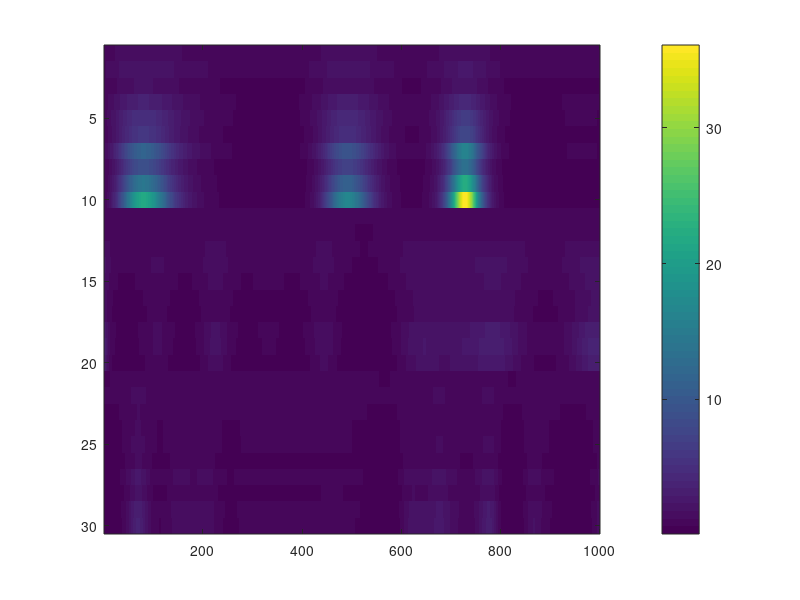

Recreate this plot in MATLAB. (Note: this script raises an error after producing the figure.)
addpath(genpath('C:\Users\gaw19004\Documents\GitHub\state-space-clustering'));
% addpath(genpath('D:\github\state-space-clustering'));


%% simulation
rng(123)
n = 10;
nClus = 3;
N = n*nClus;
p = 2;
T = 1000;

Lab = repelem(1:nClus, n);

d = randn(n*nClus,1)/5;
C_trans = zeros(n*nClus, p*nClus);
for k = 1:length(Lab)
    C_trans(k, ((Lab(k)-1)*p+1):(Lab(k)*p)) = sum(Lab(1:k)==Lab(k))/sum(Lab==Lab(k));
end

X = zeros(p*nClus, T);
x0 = [1.2 1.2 0.5 0.5 1 1]*10*0;
Q0 = eye(nClus*p)*1e-2;
X(:,1) = mvnrnd(x0, Q0)';

b1 = ones(p,1)*0.01;
b2 = ones(p,1)*0;
b3 = ones(p,1)*-0.03;
b = [b1;b2;b3];
b = b*0;

Q1 = 1e-3*eye(p);
Q2 = 1e-3*eye(p);
Q3 = 1e-3*eye(p);
Q = blkdiag(Q1, Q2, Q3);

% Generate X offline (A unspecified)
for i=1:size(Q,1)
    k = ceil(rand()*20)+10;
    X(i,:) = interp1(linspace(0,1,k),randn(k,1),linspace(0,1,T),'spline');
end

% let's generate lambda
logLam = zeros(n*nClus, T);
logLam(:,1) = d + C_trans*X(:,1);

for t=2:T
    logLam(:, t) = d + C_trans*X(:,t);
end

Y = poissrnd(exp(logLam));

figure(1)
imagesc(exp(logLam))
colorbar()

figure(2)
clusterPlot(Y, Lab)

figure(3)
subplot(1,3,1)
plot(X(1:p,:)')
subplot(1,3,2)
plot(X(p+1:2*p,:)')
subplot(1,3,3)
plot(X(2*p+1:3*p,:)')

%%
nClus = 1;
Lab = ones(1,N);
rng(3)
ng = 100;

% pre-allocation
X_fit = zeros(nClus*p, T, ng);
d_fit = zeros(N, nClus, ng);
C_fit = zeros(N, nClus*p, ng);
mudc_fit = zeros(p+1, nClus, ng);
Sigdc_fit = zeros(p+1, p+1, nClus, ng);
x0_fit = zeros(nClus*p, ng);
A_fit = zeros(nClus*p, nClus*p, ng);
b_fit = zeros(nClus*p, ng);
Q_fit = zeros(nClus*p, nClus*p, ng);


% priors
% place-holder...
Q0 = eye(nClus*p)*1e-2;

mux00 = zeros(nClus*p, 1);
Sigx00 = eye(nClus*p);

deltadc0 = zeros(p+1,1);
Taudc0 = eye(p+1);

Psidc0 = eye(p+1)*1e-4;
nudc0 = p+1+2;

mubA0_mat = [zeros(nClus*p,1) eye(nClus*p)];
SigbA0 = eye(p*(1+p*nClus))*0.25;

Psi0 = eye(p)*1e-4;
nu0 = p+2;

% initials
% initial for d_fit: 0
C_raw = reshape(normrnd(0,1e-2,N*p,1), [], p);
d_tmp = zeros(N,1);
for k = unique(Lab)
    ladid_tmp = id2id(k, p);
    C_fit(Lab == k, ladid_tmp, 1) = C_raw(Lab == k, :);
    d_tmp(Lab == k) = d_fit(Lab ==k, k);
end

% mudc_fit(:,:,1) = zeros(p+1, 1);
Sigdc_fit(:,:,1:nClus,1) = repmat(eye(p+1)*1e-2,1,1,nClus);

A_fit(:,:,1) = eye(nClus*p);
% initial for b_fit: 0
Q_fit(:,:,1) = eye(nClus*p)*1e-4;


x0_fit(:,1) = lsqr(C_fit(:,:,1),(log(mean(Y(:,1:10),2))-d_tmp));
[X_tmp,~,~] = ppasmoo_poissexp_v2(Y,C_fit(:,:,1),d_tmp,...
    x0_fit(:,1),Q0,A_fit(:,:,1),b_fit(:,1),Q_fit(:,:,1));
gradHess = @(vecX) gradHessX(vecX, d_tmp, C_fit(:,:,1), x0_fit(:,1), Q0,...
    Q_fit(:,:,1), A_fit(:,:,1), b_fit(:,1), Y);
[muXvec,~,hess_tmp,~] = newtonGH(gradHess,X_tmp(:),1e-10,1000);
X_fit(:,:,1) = reshape(muXvec, [], T);



%% MCMC
for g = 2:ng
    
    disp(g)
    
    % (1) update X_fit
    % adaptive smoothing
    
    d_raw = d_fit(:,:,g-1);
    I = (1 : size(d_raw, 1)) .';
    k = sub2ind(size(d_raw), I, Lab');
    d_tmp = d_raw(k);
    C_tmp = C_fit(:,:,g-1);
    
    x0_tmp = x0_fit(:,g-1);
    A_tmp = A_fit(:,:,g-1);
    b_tmp = b_fit(:,g-1);
    Q_tmp = Q_fit(:,:,g-1);
%     X_tmp = X_fit(:,:,g-1);
    X_tmp = ppasmoo_poissexp_v2(Y,C_tmp,d_tmp,x0_tmp,Q0,A_tmp,b_tmp,Q_tmp);
%     hess_tmp = hessX(muX(:), d_tmp, C_tmp, Q0, Q_tmp, A_tmp, Y);
    
    % if use Newton?
    gradHess = @(vecX) gradHessX(vecX, d_tmp, C_tmp, x0_tmp, Q0, Q_tmp, A_tmp, b_tmp, Y);
    [muXvec,~,hess_tmp,~] = newtonGH(gradHess,X_tmp(:),1e-10,1000);
    muX = reshape(muXvec, [], T);
    
    % tic;
    % use Cholesky decomposition to sample efficiently
    R = chol(-hess_tmp,'lower'); % sparse
    z = randn(length(muX(:)), 1) + R'*muX(:);
    Xsamp = R'\z;
    X_fit(:,:,g) = reshape(Xsamp,[], T);
    % toc;
    
    % (2) update x0_fit
    Sigx0 = inv(inv(Sigx00) + inv(Q0));
    mux0 = Sigx0*(Sigx00\mux00 + Q0\X_fit(:,1,g));
    x0_fit(:,g) = mvnrnd(mux0, Sigx0)';
    % disp(x0_fit(:,g))
    
    % (3) update d_fit & C_fit
    % Laplace approximation
    
    for i = 1:N
        l = Lab(i);
        latentId = id2id(l,p);
        X_tmp = [ones(1, T) ;X_fit(latentId,:,g)]';
        
        lamdc = @(dc) exp(X_tmp*dc);
        
        derdc = @(dc) X_tmp'*(Y(i,:)' - lamdc(dc)) - Sigdc_fit(:,:,l,g-1)\(dc - mudc_fit(:,l,g-1));
        hessdc = @(dc) -X_tmp'*diag(lamdc(dc))*X_tmp - inv(Sigdc_fit(:,:,l,g-1));
        [mudc,~,niSigdc,~] = newton(derdc,hessdc,...
            [d_fit(i,l, g-1) C_fit(i,latentId,g-1)]',1e-8,1000);
        
        % tic;
        % use warm start
        % invSigdc_star = inv(Sigdc_fit(:,:,l,g-1)) + X_tmp'*diag(lamdc(mudc_fit(:,l,g-1)))*X_tmp;
        % mudc_star = mudc_fit(:,l,g-1) + invSigdc_star\(X_tmp'*(Y(i,:)' - lamdc(mudc_fit(:,l,g-1))));
        % [mudc,~,niSigdc,~] = newton(derdc,hessdc,mudc_star,1e-8,1000);
        % toc;
        
        % [mudc [d(i) C_all(i,:)]']
        
        Sigdc = -inv(niSigdc);
        Sigdc = (Sigdc + Sigdc')/2;
        dc = mvnrnd(mudc, Sigdc);
        
        % dTest(i) = mudc(1);
        % CTest(i,:) = mudc(2:end);
        d_fit(i,l,g) = dc(1);
        C_fit(i,latentId,g) = dc(2:end);
    end
    
    %     C_fit(:,:,g)
    %     d_fit(:,:,g)
    
    % (4) update mudc_fit & Sigdc_fit
%    dcRes_all = [];
    for l = unique(Lab)
        dc_tmp = [d_fit(Lab == l, l, g) C_fit(Lab == l, id2id(l,p), g)];
        invTaudc = inv(Taudc0) + sum(Lab == l)*inv(Sigdc_fit(:,:,l,g-1));
        deltadc = invTaudc\(Taudc0\deltadc0 + Sigdc_fit(:,:,l,g-1)\sum(dc_tmp,1)');
        mudc_fit(:,l,g) = mvnrnd(deltadc, inv(invTaudc));
        
        % assume different covariances 
        dcRes = dc_tmp' - mudc_fit(:,l,g);
        Psidc = Psidc0 + dcRes*dcRes';
        nudc = sum(Lab == l) + nudc0;
        Sigdc_fit(:,:,l,g) = iwishrnd(Psidc,nudc);
        
        % assume single covariance
%         dcRes_all = [dcRes_all dc_tmp' - mudc_fit(:,l,g)];
    end
    
    % assume single covariance
%     Psidc = Psidc0 + dcRes_all*dcRes_all';
%     nudc = N + nudc0;
%     Sigdc_fit(:,:,:,g) = repmat(iwishrnd(Psidc,nudc),1,1,nClus);
    
%     mudc_fit(:,:,g)
%     Sigdc_fit(:,:,:,g)
    
    % (5) update b_fit & A_fit
    for l = unique(Lab)
        
        latentId = id2id(l,p);
        mubA0 = mubA0_mat(latentId, :);
        mubA0 = mubA0(:);
        Z_tmp = X_fit(latentId,2:T,g);
        Z_tmp2 = Z_tmp(:);
        
        X_tmp = kron([ones(1,T-1); X_fit(:, 1:(T-1), g)]', eye(p));
        SigbA_tmp = inv(inv(SigbA0) + X_tmp'*kron(eye(T-1), inv(Q_fit(latentId,latentId,g-1)))*X_tmp);
        SigbA_tmp = (SigbA_tmp + SigbA_tmp')/2;
        mubA_tmp = SigbA_tmp*(inv(SigbA0)*mubA0 +...
            X_tmp'*kron(eye(T-1), inv(Q_fit(latentId,latentId,g-1)))*Z_tmp2);
        bAtmp = reshape(mvnrnd(mubA_tmp, SigbA_tmp)', [], 1+nClus*p);
        b_fit(latentId,g) = bAtmp(:,1);
        A_fit(latentId,:,g) = bAtmp(:,2:end);
    end
    
    %     [b_fit(:,g) b]
    %     imagesc(abs(A_fit(:,:,g) - A))
    %     colorbar()
    
    % (6) update Q_fit
    for l = unique(Lab)
        latentId = ((l-1)*p+1):(l*p);
        mux = A_fit(latentId,:,g)*X_fit(:,1:(T-1),g) +...
            repmat(b_fit(latentId, g), 1, T-1);
        xq = X_fit(latentId,2:T,g) - mux;
        
        PsiQ = Psi0 + xq*xq';
        nuQ = T-1 + nu0;
        Q_fit(latentId,latentId,g) = iwishrnd(PsiQ,nuQ);
    end
end

%%
idx = 50:ng;

subplot(1,2,1)
imagesc(exp(C_trans*X + d))
cLim = caxis;
title('true')
colorbar()
subplot(1,2,2)
imagesc(exp(mean(C_fit(:,:,idx), 3)*mean(X_fit(:,:,idx), 3) + sum(mean(d_fit(:,:,idx), 3),2)))
set(gca,'CLim',cLim)
title('fit')
colorbar()

% plot(mean(X_fit(:,:,idx), 3)')
subplot(3,2,1)
plot(X(1:p,:)')
title('true')
subplot(3,2,2)
plot(mean(X_fit(1:p,:,idx), 3)')
title('fit')
subplot(3,2,3)
plot(X(p+1:2*p,:)')
subplot(3,2,4)
plot(mean(X_fit(p+1:2*p,:,idx), 3)')
subplot(3,2,5)
plot(X(2*p+1:3*p,:)')
subplot(3,2,6)
plot(mean(X_fit(2*p+1:3*p,:,idx), 3)')

imagesc(mean(A_fit(:,:,idx), 3))
colorbar()

mean(d_fit(:,:,idx), 3)
mean(C_fit(:,:,idx), 3)
mean(Q_fit(:,:,idx), 3)
mean(mudc_fit(:,:,idx), 3)
mean(Sigdc_fit(:,:,:,idx), 4)






